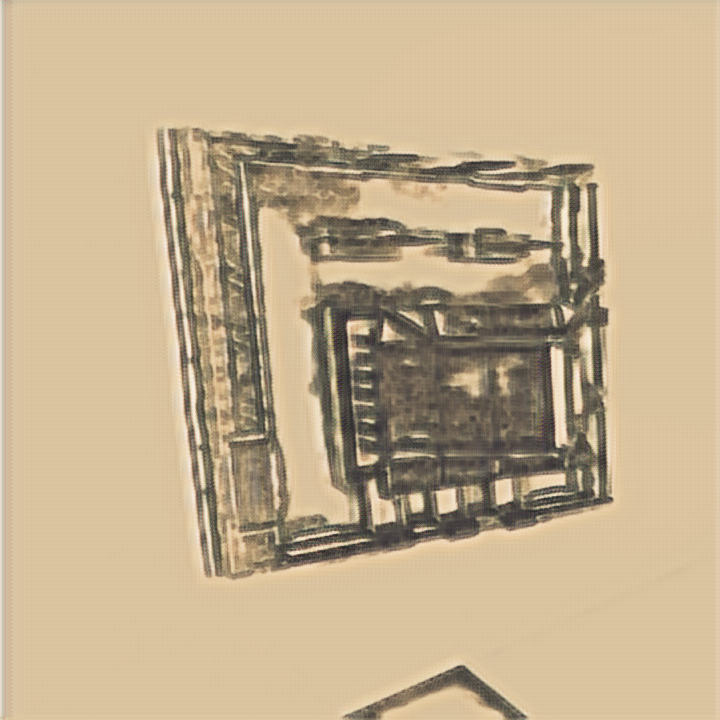
#> input picture styleTransfer/datasets/test/images_final/0001.png, 720 x 720 px, found by its file name; its folder holds only this picture in this run
$ python test_convert_2.py
#> lines starting #> are read from the running program, lines starting #| are printed output that depends on the picture
import cv2
import os
from PIL import Image
from PIL import ImageFilter
import numpy as np
import argparse


parser = argparse.ArgumentParser()
parser.add_argument('-i',default="1",help="input file path")
args = parser.parse_args()
file_path = str(args.i)
file_path = file_path.replace('\\', '/')

# 이미지가 저장된 폴더 경로
input_folder = r'C:\Users\tkdwn\Desktop\style_Gaussian\styleTransfer\datasets\test\images_final'
output_folder = file_path
#output_folder = r'C:\Users\tkdwn\Desktop\style_Gaussian\output_data\Car_2_test.mp4\input'

# 출력 폴더가 없으면 생성
if not os.path.exists(output_folder):
    os.makedirs(output_folder)

# 폴더 내의 모든 파일을 순회
for filename in os.listdir(input_folder):
    # 이미지 파일인지 확인 (확장자 확인)
    if filename.endswith(('.png', '.jpg', '.jpeg', '.bmp', '.gif')):
         # 이미지 열기 (회색조로 불러옴)
        img_path = os.path.join(input_folder, filename)
        img = cv2.imread(img_path)
#> img is the input picture: shape (720, 720, 3); mean B, G, R 143.3, 174.7, 194.9

        k = cv2.getStructuringElement(cv2.MORPH_ELLIPSE, (3,3))
        # 팽창 연산 적용 ---②
        dst = cv2.erode(img, k)
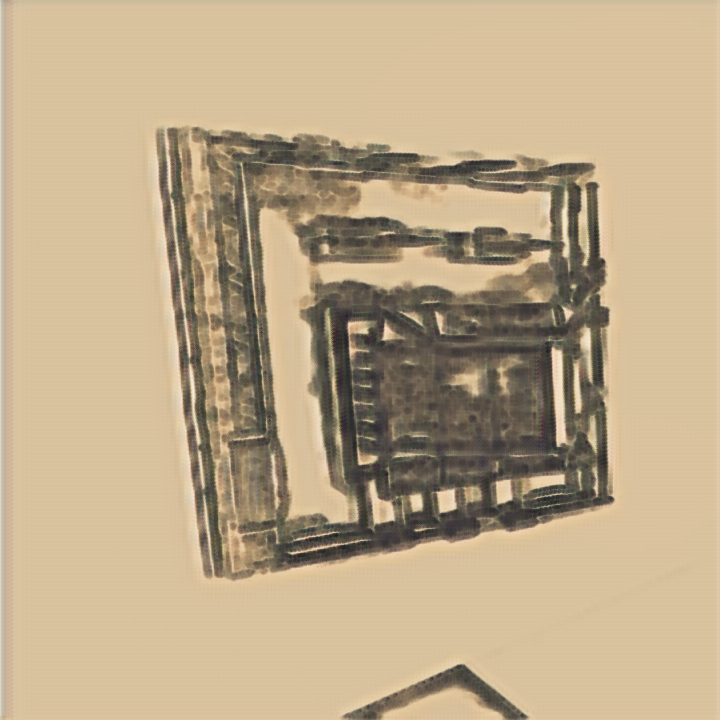
#> dst: shape (720, 720, 3); mean B, G, R 137.9, 168.7, 189
        blurred_img = cv2.GaussianBlur(dst, (5, 5), sigmaX = 0, sigmaY = 0)
        # dst = cv2.GaussianBlur(dst, (9, 9), sigmaX = 0, sigmaY = 0)

        output_path = os.path.join(output_folder, filename)
        cv2.imwrite(output_path, blurred_img)

        print(f'{filename} laplacian saved.')

print("Done.")

$ run again, on styleTransfer/datasets/test/images_final/0007.png
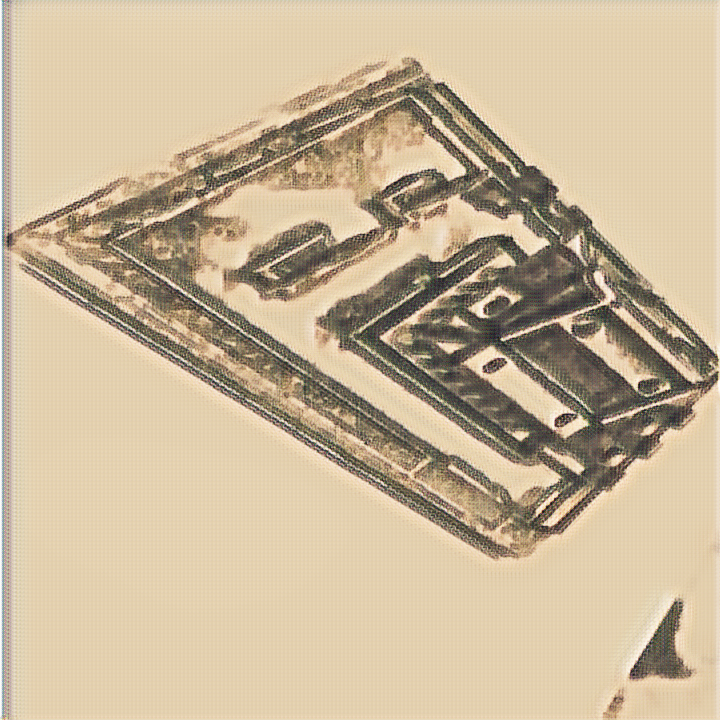
#> input picture styleTransfer/datasets/test/images_final/0007.png, 720 x 720 px, found by its file name
#> img is the input picture: shape (720, 720, 3); mean B, G, R 153.3, 182.3, 200.2
#> `dst = cv2.erode(img, k)`:
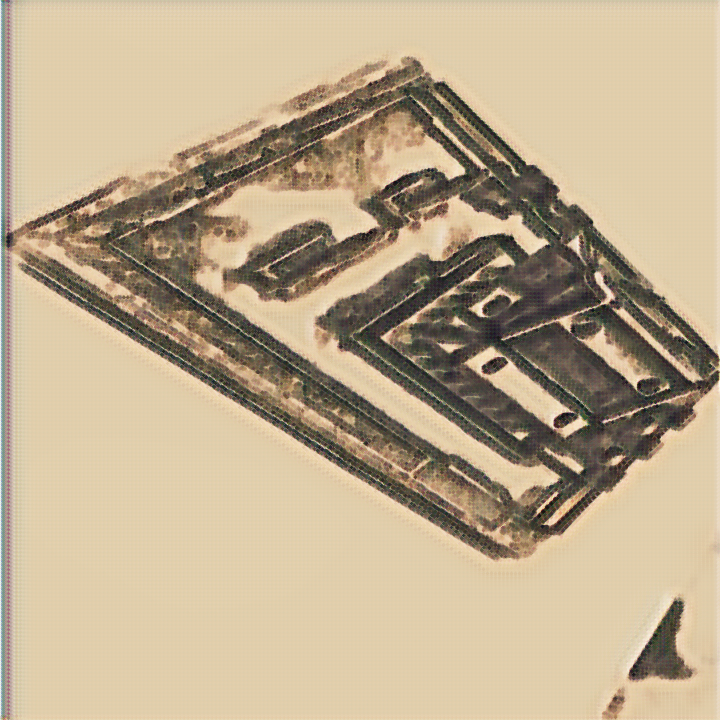
#> dst: shape (720, 720, 3); mean B, G, R 142.5, 171.3, 189

$ run again, on styleTransfer/datasets/test/images_final/0008.png
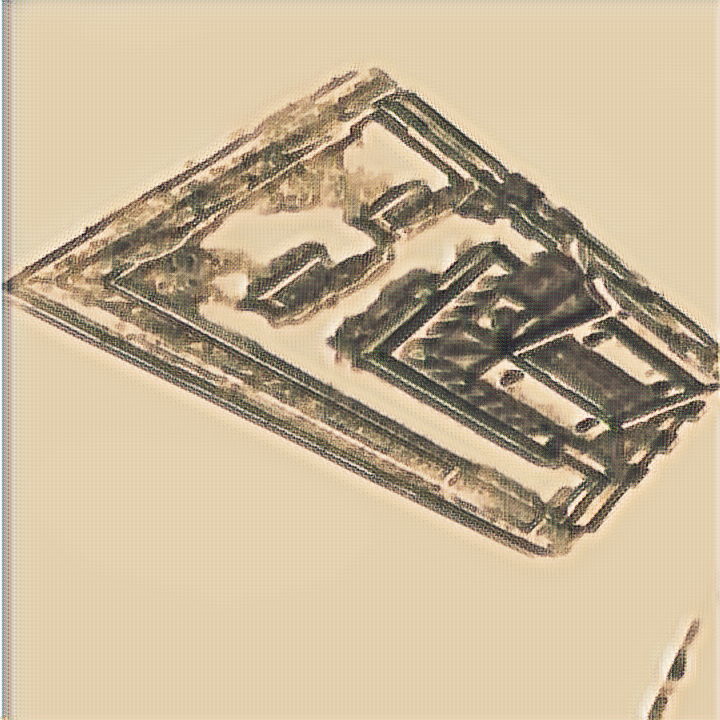
#> input picture styleTransfer/datasets/test/images_final/0008.png, 720 x 720 px, found by its file name
#> img is the input picture: shape (720, 720, 3); mean B, G, R 153.3, 182.2, 200
#> `dst = cv2.erode(img, k)`:
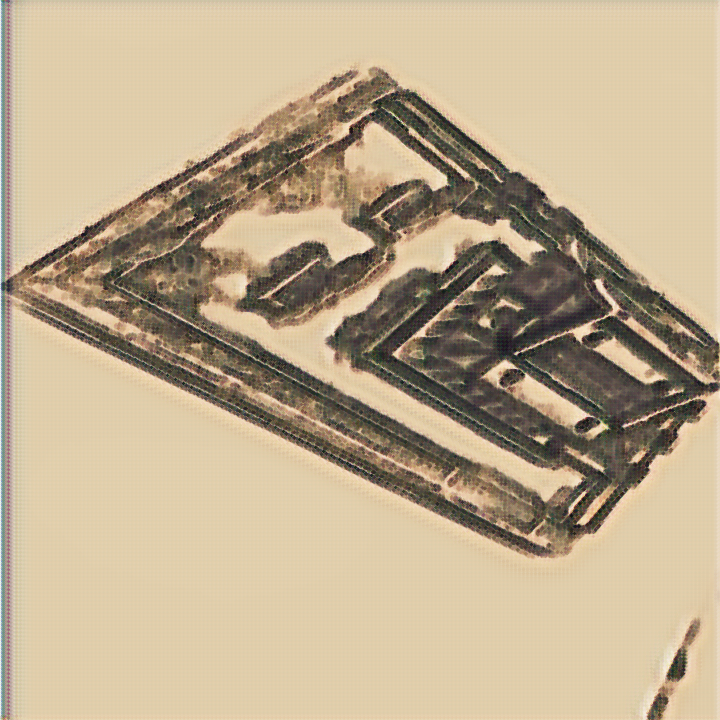
#> dst: shape (720, 720, 3); mean B, G, R 142.4, 171.2, 188.8

$ run again, on styleTransfer/datasets/test/images_final/0011.png
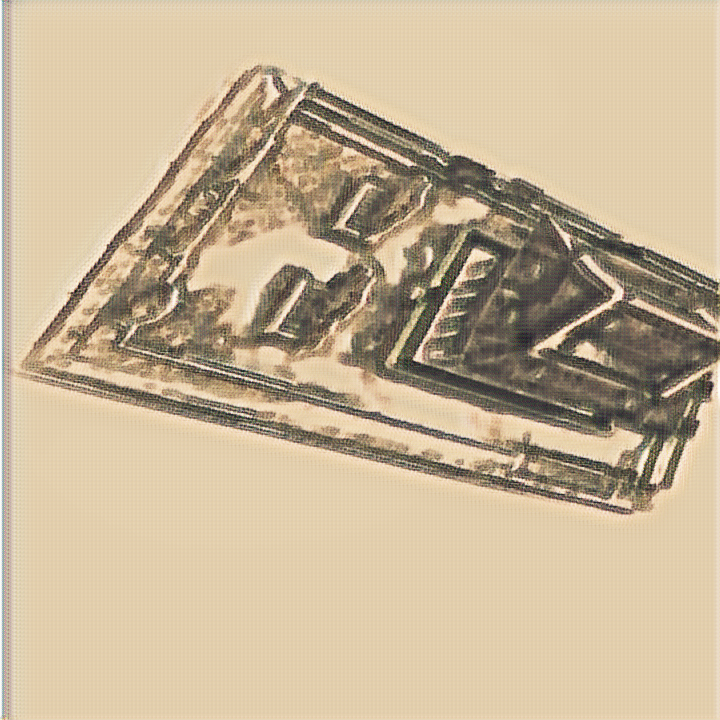
#> input picture styleTransfer/datasets/test/images_final/0011.png, 720 x 720 px, found by its file name
#> img is the input picture: shape (720, 720, 3); mean B, G, R 151.5, 180.7, 199
#> `dst = cv2.erode(img, k)`:
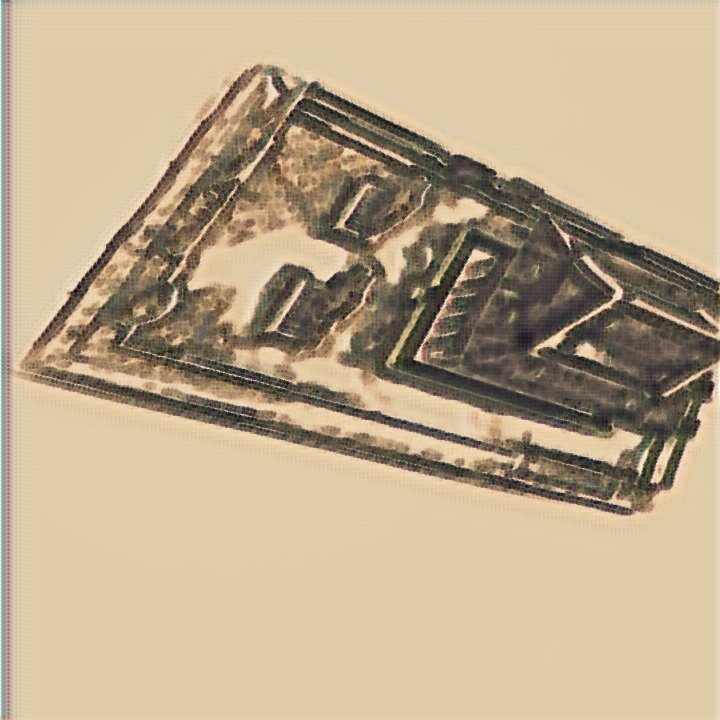
#> dst: shape (720, 720, 3); mean B, G, R 141.7, 170.7, 188.7

$ run again, on styleTransfer/datasets/test/images_final/0002.png
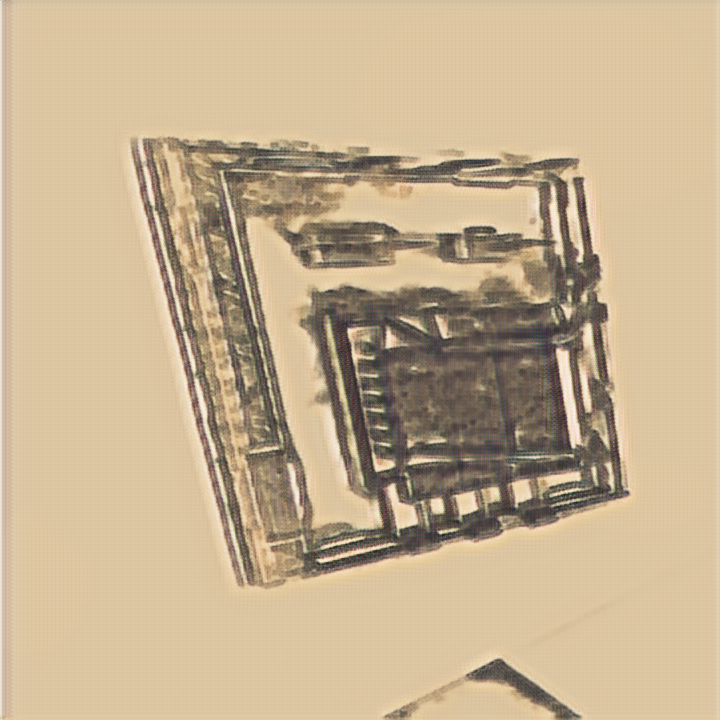
#> input picture styleTransfer/datasets/test/images_final/0002.png, 720 x 720 px, found by its file name
#> img is the input picture: shape (720, 720, 3); mean B, G, R 144.5, 176.4, 196.7
#> `dst = cv2.erode(img, k)`:
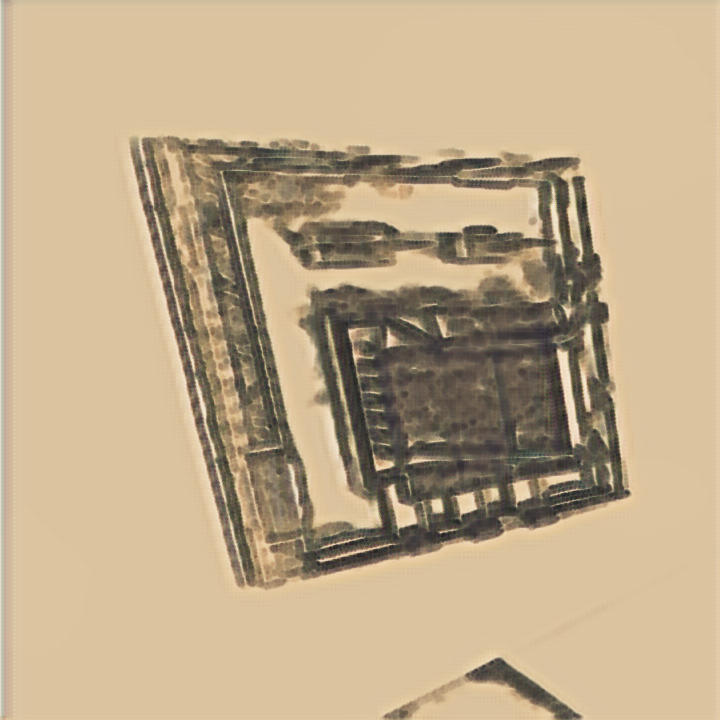
#> dst: shape (720, 720, 3); mean B, G, R 138.7, 170.1, 190.6
